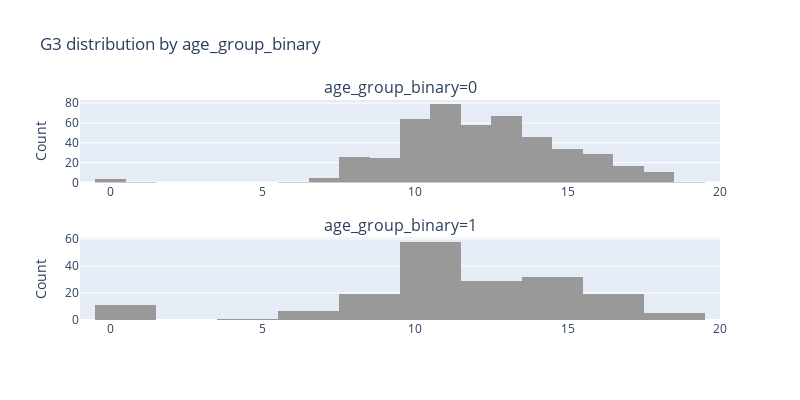

This figure's notebook cell:
### Code cell
fig = create_step_2_hist(new_df, feature_name='age_group_binary', target_name='G3')
fig.show()

### Figure 1 — Plotly figure (JSON) as saved in the notebook; plotly's stock layout.template omitted (floating-point values rounded to 4 significant figures; data arrays with more than 128 entries replaced by an {"elided": "..."} marker saying what was removed)
{"data": [{"marker": {"color": "#999999"}, "name": "0", "showlegend": false, "type": "histogram", "x": {"elided": "468 int values"}, "xaxis": "x", "yaxis": "y"}, {"marker": {"color": "#999999"}, "name": "1", "showlegend": false, "type": "histogram", "x": {"elided": "181 int values"}, "xaxis": "x2", "yaxis": "y2"}], "layout": {"annotations": [{"font": {"size": 16}, "showarrow": false, "text": "age_group_binary=0", "x": 0.5, "xanchor": "center", "xref": "paper", "y": 1, "yanchor": "bottom", "yref": "paper"}, {"font": {"size": 16}, "showarrow": false, "text": "age_group_binary=1", "x": 0.5, "xanchor": "center", "xref": "paper", "y": 0.375, "yanchor": "bottom", "yref": "paper"}], "height": 400, "legend": {"title": {"text": "age_group_binary"}}, "title": {"text": "G3 distribution by age_group_binary"}, "width": 800, "xaxis": {"anchor": "y", "domain": [0, 1], "range": [-1, 20]}, "xaxis2": {"anchor": "y2", "domain": [0, 1], "range": [-1, 20]}, "yaxis": {"anchor": "x", "domain": [0.625, 1], "title": {"text": "Count"}}, "yaxis2": {"anchor": "x2", "domain": [0, 0.375], "title": {"text": "Count"}}}}
